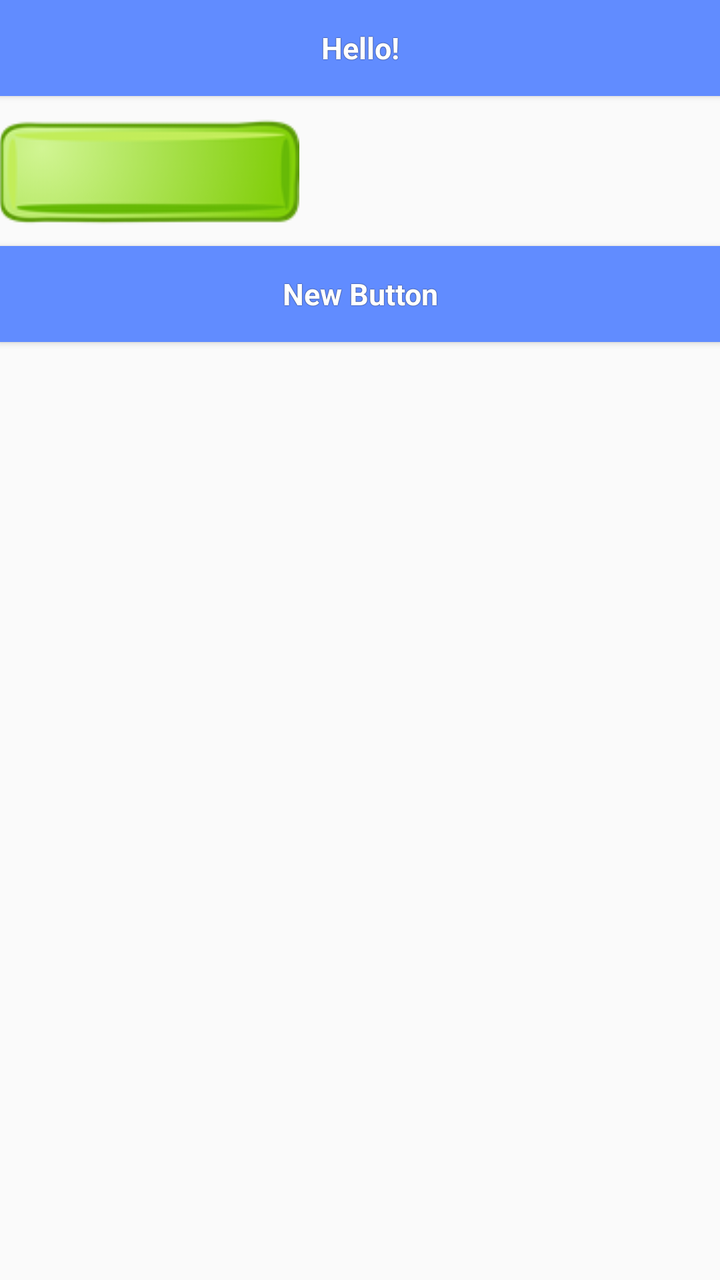
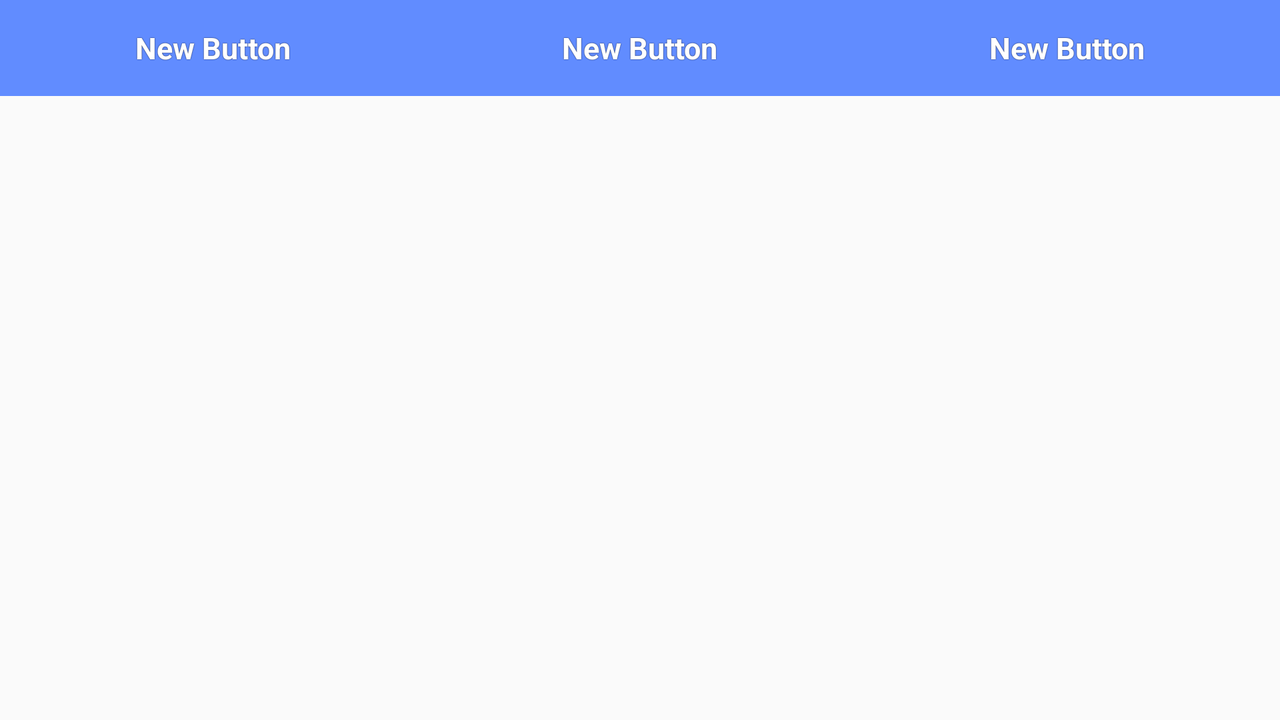

Two renders of one Android screen. The first uses the default layout on a phone; the second uses the alternative layout the repository ships for a different screen configuration, on a matching device. The two XML files are below.
<!-- AndroidManifest.xml: application theme AppTheme -->
<!-- res/layout/activity_main.xml -->
<RelativeLayout xmlns:android="http://schemas.android.com/apk/res/android"
                xmlns:tools="http://schemas.android.com/tools"
                android:layout_width="match_parent"
                android:layout_height="match_parent"
                android:paddingLeft="@dimen/activity_horizontal_margin"
                android:paddingRight="@dimen/activity_horizontal_margin"
                android:paddingTop="@dimen/activity_vertical_margin"
                android:paddingBottom="@dimen/activity_vertical_margin"
                tools:context=".MainActivity">

    <Button style="@style/btn_style_blue"
            android:layout_width="wrap_content"
            android:layout_height="wrap_content"
            android:text="@string/hello_btn"
            android:id="@+id/button" android:layout_alignParentTop="true" android:layout_alignParentLeft="true"
            android:layout_alignParentStart="true" android:layout_alignParentRight="true"
            android:layout_alignParentEnd="true"/>
    <ImageButton
            android:src="@drawable/green_button"
            android:background="@null"
            android:layout_width="wrap_content"
            android:layout_height="wrap_content"
            android:id="@+id/imageButton"
            android:layout_below="@+id/button" android:layout_alignParentLeft="true"
            android:layout_alignParentStart="true"/>
    <Button
            style="@style/btn_style_blue"
            android:layout_width="wrap_content"
            android:layout_height="wrap_content"
            android:text="New Button"
            android:id="@+id/button2" android:layout_below="@+id/imageButton" android:layout_alignParentLeft="true"
            android:layout_alignParentStart="true" android:layout_alignRight="@+id/button"
            android:layout_alignEnd="@+id/button"/>
</RelativeLayout>
<!-- resources referenced by this layout -->
<resources>
  <!-- drawable green_button: png bitmap (drawable, 9565 bytes) -->
  <string name="hello_btn">Hello!</string>
  <style name="btn_style_blue" parent="@android:style/Widget.Button">
              <item name="android:textSize">15sp</item>
              <item name="android:textStyle">bold</item>
              <item name="android:textColor">#FFFFFF</item>
              <item name="android:gravity">center</item>
              <item name="android:shadowColor">#000000</item>
              <item name="android:shadowRadius">0.6</item>
              <item name="android:padding">10dip</item>
              <item name="android:background">@drawable/blue_btn</item>
          </style>
  <style name="AppTheme" parent="Theme.AppCompat.Light.DarkActionBar">
          
      </style>
  <!-- drawable blue_btn (drawable) -->
  <?xml version="1.0" encoding="utf-8"?>
  <selector xmlns:android="http://schemas.android.com/apk/res/android">
      <item android:state_pressed="true">
          <shape android:shape="rectangle"  >
              <solid android:color="#B1000000"/>
          </shape>
      </item>
      <item android:state_focused="true">
          <shape android:shape="rectangle">
              <solid android:color="#ff959595"></solid>
          </shape>
      </item>
      <item>
          <shape android:shape="rectangle">
              <solid android:color="#ff618cff"></solid>
          </shape>
      </item>
  </selector>
</resources>
<!-- res/layout-land/activity_main.xml (the author's variant of the layout above) -->
<!-- drawn on the phone turned sideways -->
<RelativeLayout xmlns:android="http://schemas.android.com/apk/res/android"
                xmlns:tools="http://schemas.android.com/tools"
                android:layout_width="match_parent"
                android:layout_height="match_parent"
                android:paddingLeft="@dimen/activity_horizontal_margin"
                android:paddingRight="@dimen/activity_horizontal_margin"
                android:paddingTop="@dimen/activity_vertical_margin"
                android:paddingBottom="@dimen/activity_vertical_margin"
                tools:context=".MainActivity">

    <LinearLayout
            android:orientation="horizontal"
            android:layout_width="fill_parent"
            android:layout_height="wrap_content"
            android:layout_alignParentTop="true" android:layout_alignParentLeft="true"
            android:layout_alignParentStart="true">
        <LinearLayout
                android:orientation="horizontal"
                android:layout_width="wrap_content"
                android:layout_weight="33"
                android:layout_height="match_parent">
            <Button
                    style="@style/btn_style_blue"
                    android:layout_width="match_parent"
                    android:layout_height="wrap_content"
                    android:text="New Button"
                    android:id="@+id/button3"/>
        </LinearLayout>
        <LinearLayout
                android:layout_weight="33"
                android:orientation="horizontal"
                android:layout_width="wrap_content"
                android:layout_height="match_parent">
            <Button
                    style="@style/btn_style_blue"
                    android:layout_width="match_parent"
                    android:layout_height="wrap_content"
                    android:text="New Button"
                    android:id="@+id/button4"/>
        </LinearLayout>
        <LinearLayout
                android:layout_weight="33"
                android:orientation="horizontal"
                android:layout_width="wrap_content"
                android:layout_height="fill_parent">
            <Button style="@style/btn_style_blue"
                    android:layout_width="match_parent"
                    android:layout_height="wrap_content"
                    android:text="New Button"
                    android:id="@+id/button5"/>
        </LinearLayout>
    </LinearLayout>
</RelativeLayout>
<!-- resources referenced by the variant -->
<!-- as the phone turned sideways resolves them -->
<resources>
  <style name="btn_style_blue" parent="@android:style/Widget.Button">
              <item name="android:textSize">15sp</item>
              <item name="android:textStyle">bold</item>
              <item name="android:textColor">#FFFFFF</item>
              <item name="android:gravity">center</item>
              <item name="android:shadowColor">#000000</item>
              <item name="android:shadowRadius">0.6</item>
              <item name="android:padding">10dip</item>
              <item name="android:background">@drawable/blue_btn</item>
          </style>
  <style name="AppTheme" parent="Theme.AppCompat.Light.DarkActionBar">
          
      </style>
  <!-- drawable blue_btn (drawable) -->
  <?xml version="1.0" encoding="utf-8"?>
  <selector xmlns:android="http://schemas.android.com/apk/res/android">
      <item android:state_pressed="true">
          <shape android:shape="rectangle"  >
              <solid android:color="#B1000000"/>
          </shape>
      </item>
      <item android:state_focused="true">
          <shape android:shape="rectangle">
              <solid android:color="#ff959595"></solid>
          </shape>
      </item>
      <item>
          <shape android:shape="rectangle">
              <solid android:color="#ff618cff"></solid>
          </shape>
      </item>
  </selector>
</resources>
